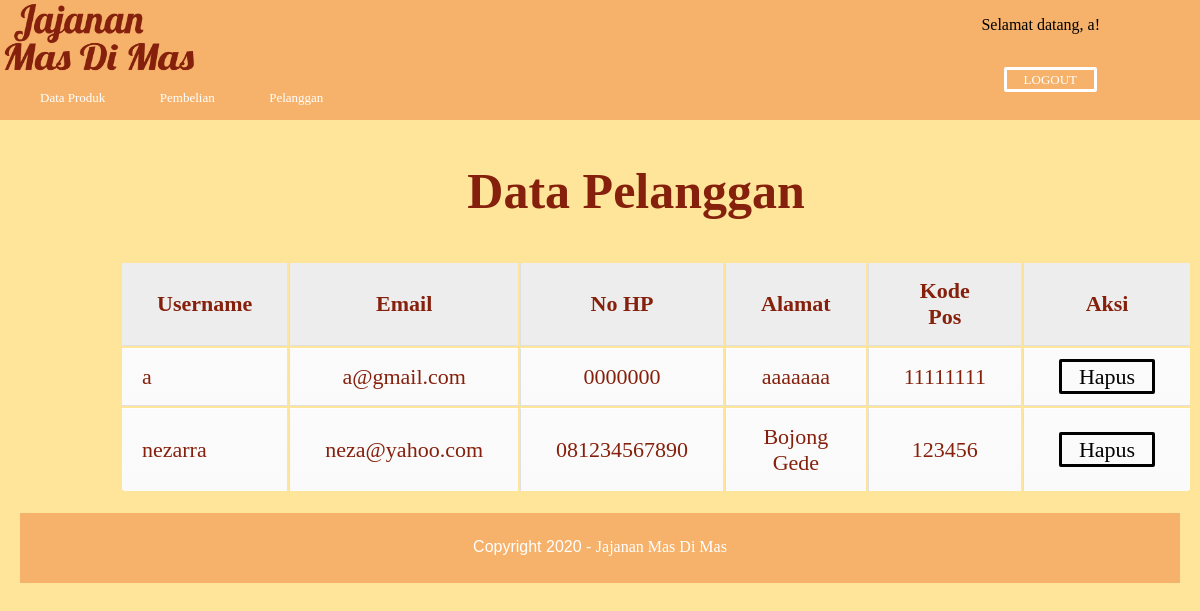
Page /pelanggan.php (signed in) on the earlier database version.
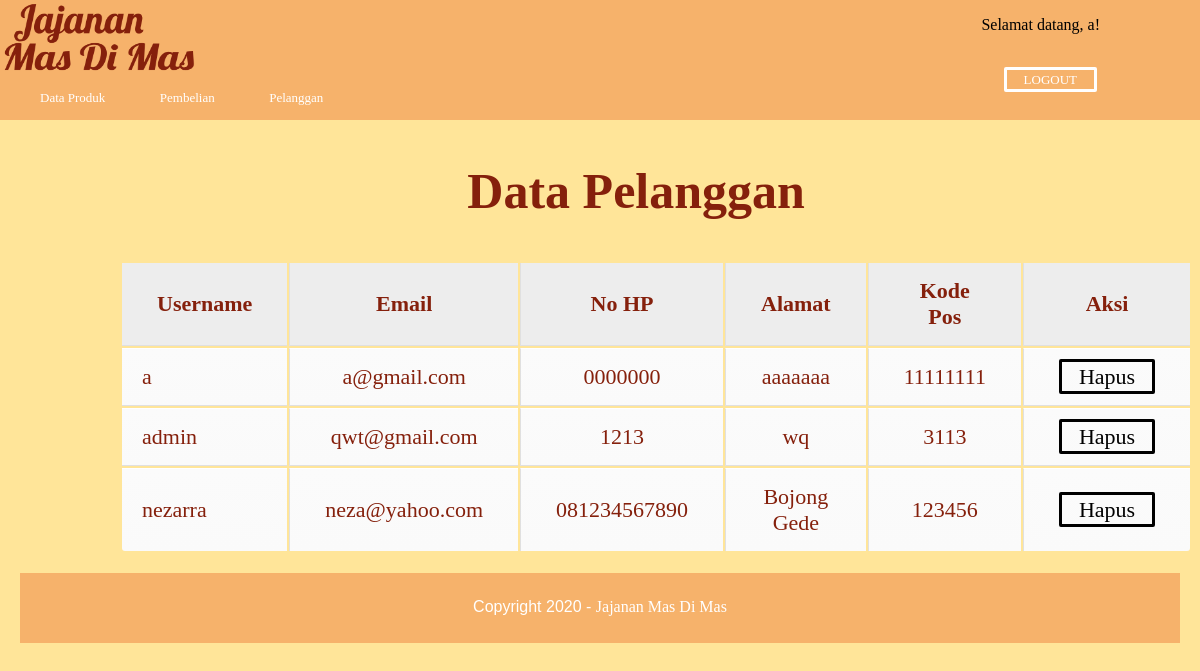
Same page on the later database version.
### tables this page shows
CREATE TABLE `pengguna` (
  `username` varchar(20) NOT NULL,
  `email` varchar(100) NOT NULL,
  `nohp` varchar(15) NOT NULL,
  `password` varchar(20) NOT NULL,
  `password2` varchar(20) NOT NULL,
  `alamat` text NOT NULL,
  `kodepos` varchar(50) NOT NULL
);

### pelanggan.php (the view, shortened to what this page needs)
<!DOCTYPE html>
<html>
<head>
	<link rel='stylesheet' href='css/admin.css'>
</head>
<body>
	<div class='header'>
		<a href="admin.php" class="custom-logo-link" rel="home" aria-current="page"><img width="200" height="80px" src="gambar/logo.png" class="custom-logo"/></a>
		<div class="menu-header-1">
			<div class="a">
				<ul>
					<p>Selamat datang, <?php echo $_SESSION['username']; ?>!</p>
					<li><a href="logout.php">LOGOUT</a></li>
				</ul>
			</div>
			<div class="c">
			</div>
		</div>
		<div class="menu-header-2">
		</div>
	</div>
	<div class="header-2">
		<div class="menu-header-2">
			<ul>
				<li><a href="dataproduk.php">Data Produk</a></li>
				<li><a href="pembelian.php">Pembelian</a></li>
				<li><a href="pelanggan.php">Pelanggan</a></li>
			</ul>
		</div>
	</div>
	<div class='gambar'>
		<h2> Data Pelanggan </h2>
		<table class="table">
			<thead>
				<tr>
					<th>Username</th>
					<th>Email</th>
					<th>No HP</th>
					<th>Alamat</th>
					<th>Kode Pos</th>
					<th>Aksi</th>
				</tr>
			</thead>
			<tbody>
				<?php
				include 'konek.php';
				$ambil=$con->query("SELECT * FROM pengguna"); ?>
				<?php while($pecah = $ambil->fetch_assoc()){ ?>
					<tr>
						<td><?php echo $pecah['username'];?></td>
						<td><?php echo $pecah['email'];?></td>
						<td><?php echo $pecah['nohp'];?></td>
						<td><?php echo $pecah['alamat'];?></td>
						<td><?php echo $pecah['kodepos'];?></td>
						<td>
							<a href="admin.php?halaman=hapuspelanggan&id=<?php echo $pecah['username'];?>" class="btn">Hapus</a>
						</td>
					</tr>
				<?php } ?>
			</tbody>
		</table>
	</div>
	<div class='footer'>
		<p>Copyright 2020 - <a href=''>Jajanan Mas Di Mas</a></p>
	</div>
</body>
</html>

Differences in the rows shown:
added pengguna: username "admin", email "qwt@gmail.com", nohp "1213", alamat "wq", kodepos "3113"
